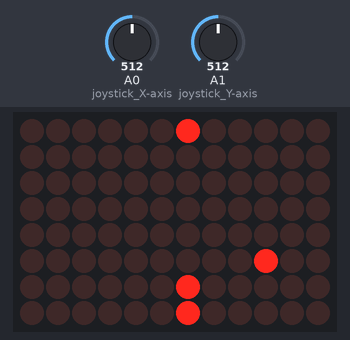
Simulated run of this sketch. Board: Arduino Uno R4 WiFi. Shown: 12×8 LED matrix. The inputs (shaded band) are chosen by the test bench; at power-on: A0 (joystick_X-axis) = 512, A1 (joystick_Y-axis) = 512. Random numbers use the default seed unless the sketch sets one.

Above: at 1.2 s.
1.3 s: A0 (joystick_X-axis) set to 583
At 1.3 s:
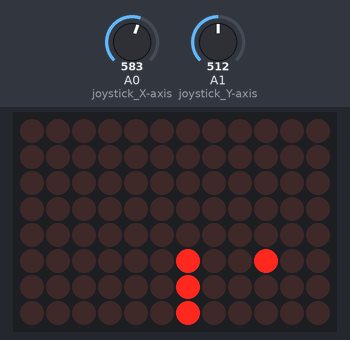
4.3 s: A0 (joystick_X-axis) set to 618
At 4.5 s:
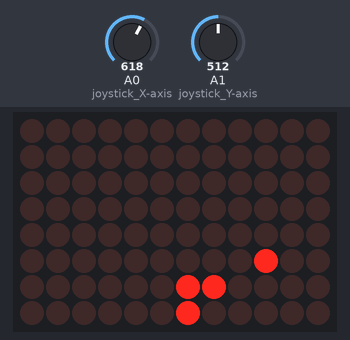
At 4.9 s:
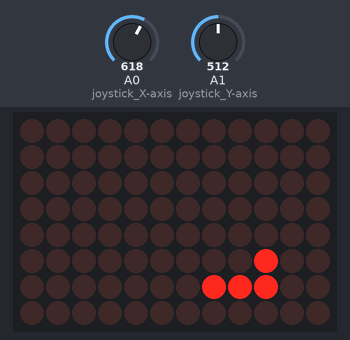

Measured:
- the behaviour switches between 600 and 601 on A0 (joystick_X-axis) (found by bisection; images 1 and 2)

The sketch:

20_Greedy_Snake_Game.ino
```cpp
/*
  This code implements a simple Snake game using an Arduino Uno R4 and a
  Joystick Module. The Snake moves based on joystick input, and the
  objective is to eat randomly generated food without colliding with
  the snake's body. The game ends if the snake collides with itself.
  Note: Arduino IDE version 2.2 or above
  Board: Arduino Uno R4
  Component: Joystick Module
*/


#include "Arduino_LED_Matrix.h"

ArduinoLEDMatrix matrix;
byte frame[8][12];
byte flatFrame[8 * 12];  // Flattened frame for matrix.loadPixels()

// Snake variables
struct Point {
  byte x;
  byte y;
};

Point snake[100];
int snakeLength = 3;
Point food;
int direction = 0;  // 0=up, 1=right, 2=down, 3=left

void setup() {
  pinMode(A0, INPUT);  // joystick X-axis
  pinMode(A1, INPUT);  // joystick Y-axis

  // Initialize LED matrix
  matrix.begin();

  // Initialize snake at middle of screen
  snake[0] = { 6, 4 };
  snake[1] = { 6, 5 };
  snake[2] = { 6, 6 };

  // Generate initial food
  generateFood();
}

void loop() {
  // Read joystick input
  int x = analogRead(A0);
  int y = analogRead(A1);

  // Determine new direction based on joystick
  if (x > 600 && direction != 3) direction = 1;
  else if (x < 400 && direction != 1) direction = 3;
  else if (y > 600 && direction != 0) direction = 2;
  else if (y < 400 && direction != 2) direction = 0;

  // Move snake
  moveSnake();

  // Check for collision with food
  if (snake[0].x == food.x && snake[0].y == food.y) {
    snake[snakeLength] = snake[snakeLength - 1];  // Initialize the new segment
    snakeLength++;
    generateFood();
  }

  // Check for collision with self
  for (int i = 1; i < snakeLength; i++) {
    if (snake[0].x == snake[i].x && snake[0].y == snake[i].y) {
      // Reset game (or end game)
      snakeLength = 3;
      snake[0] = { 6, 4 };
      snake[1] = { 6, 5 };
      snake[2] = { 6, 6 };
      direction = 0;
      generateFood();
    }
  }

  // Draw to LED matrix
  drawFrame();

  // Delay to control speed
  delay(200);
}

void moveSnake() {
  for (int i = snakeLength - 1; i > 0; i--) {
    snake[i] = snake[i - 1];
  }

  // Move the head of the snake based on the direction
  switch (direction) {
    case 0:
      snake[0].y = (snake[0].y - 1 + 8) % 8;  // Wrap around at the top and bottom edges
      break;
    case 1:
      snake[0].x = (snake[0].x + 1) % 12;  // Wrap around at the right and left edges
      break;
    case 2:
      snake[0].y = (snake[0].y + 1) % 8;  // Wrap around at the bottom and top edges
      break;
    case 3:
      snake[0].x = (snake[0].x - 1 + 12) % 12;  // Wrap around at the left and right edges
      break;
  }
}

void generateFood() {
  Point possibleLocations[8 * 12];
  int idx = 0;

  // Generate all possible locations for the food
  for (int y = 0; y < 8; y++) {
    for (int x = 0; x < 12; x++) {
      bool overlap = false;

      // Check for overlap with the snake
      for (int i = 0; i < snakeLength; i++) {
        if (snake[i].x == x && snake[i].y == y) {
          overlap = true;
          break;
        }
      }

      if (!overlap) {
        possibleLocations[idx++] = { x, y };
      }
    }
  }

  // Randomly choose a location for the food from the possible locations
  int choice = random(0, idx);
  food = possibleLocations[choice];
}

void drawFrame() {
  // Clear frame
  for (int y = 0; y < 8; y++) {
    for (int x = 0; x < 12; x++) {
      frame[y][x] = 0;
    }
  }

  // Draw snake
  for (int i = 0; i < snakeLength; i++) {
    frame[snake[i].y][snake[i].x] = 1;
  }

  // Draw food
  frame[food.y][food.x] = 1;

  // Flatten frame array and load into LED matrix
  int idx = 0;
  for (int y = 0; y < 8; y++) {
    for (int x = 0; x < 12; x++) {
      flatFrame[idx++] = frame[y][x];
    }
  }
  matrix.loadPixels(flatFrame, 8 * 12);
  matrix.renderFrame(0);
}
```
